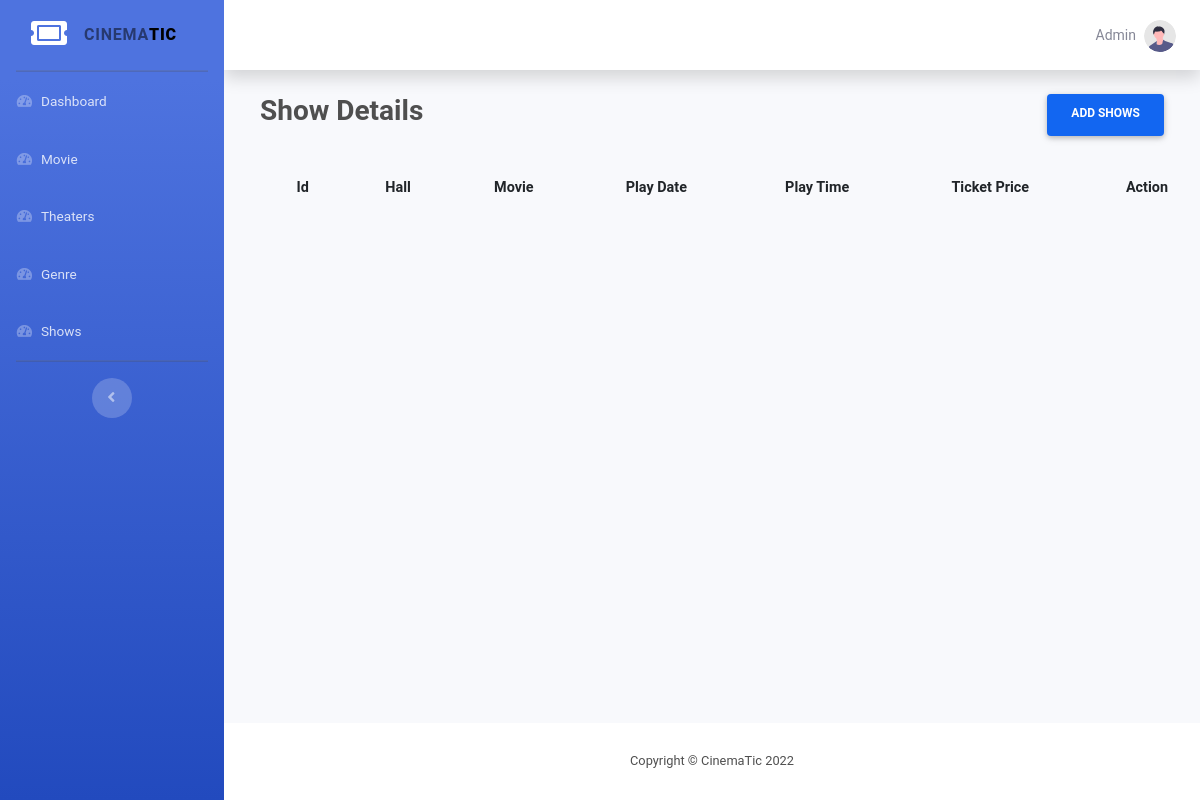
The page /admin/show/index.php (signed in) on the database as committed earlier.
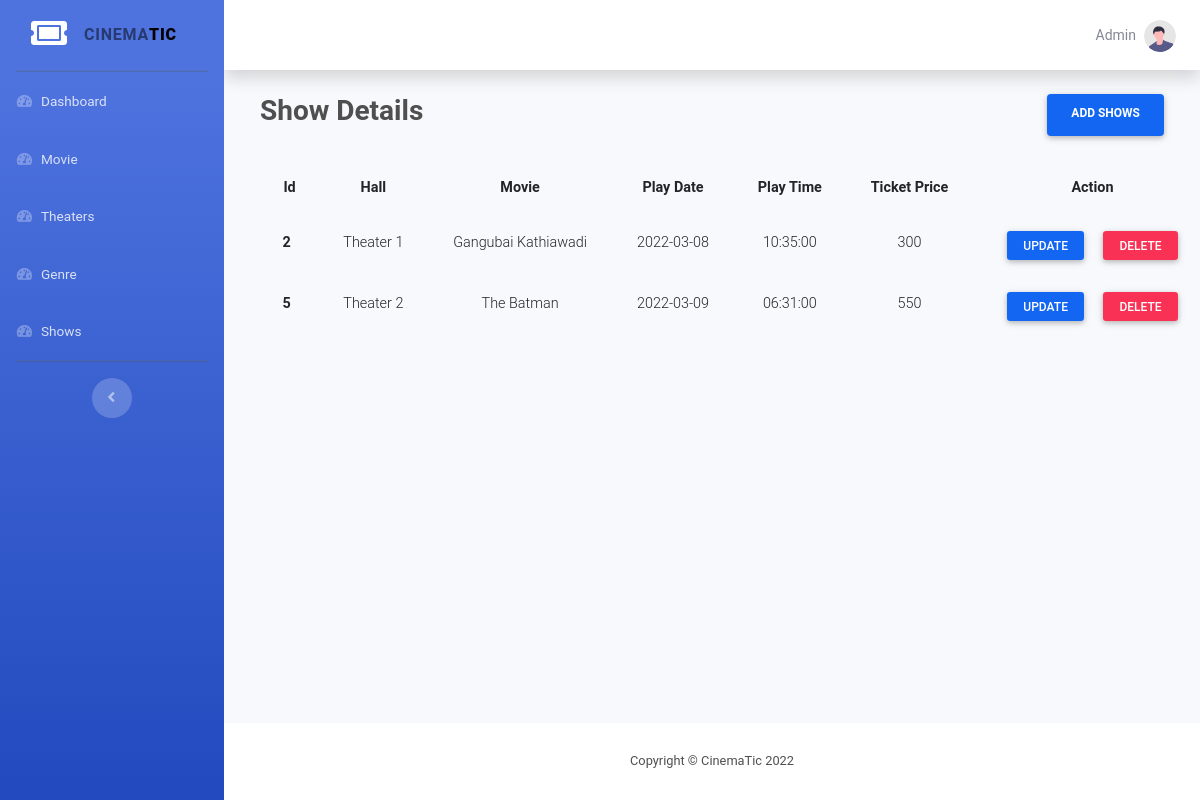
The same page on the database as committed later.
### tables this page shows
CREATE TABLE `shows` (
  `id` int(11) NOT NULL,
  `hall_id` int(11) NOT NULL,
  `movie_id` int(11) NOT NULL,
  `play_date` date NOT NULL,
  `play_time` time NOT NULL,
  `ticket_price` int(11) NOT NULL
);

CREATE TABLE `hall` (
  `id` int(11) NOT NULL,
  `name` varchar(30) NOT NULL,
  `total_seats` int(11) NOT NULL
);

CREATE TABLE `movie` (
  `id` int(11) NOT NULL,
  `name` varchar(100) NOT NULL,
  `language` varchar(10) NOT NULL,
  `release_date` date NOT NULL,
  `image` varchar(200) DEFAULT NULL,
  `image_cover` varchar(200) NOT NULL,
  `runtime` varchar(10) DEFAULT NULL
);

### admin/components/admin.php (called while the page is built, shortened)
<?php
include  __DIR__ . "/../../functions/db.php";
$page_url = "http://localhost/mtbs/admin/";

### functions/db.php (called while the page is built, shortened)
<?php
function pdo()
{
    $dbhost = "localhost";
    $dbname = "mtbs";
    $dbuser = "root";
    $dbpass = "";
    $options = [
        PDO::ATTR_DEFAULT_FETCH_MODE => PDO::FETCH_ASSOC
    ];
    $dsn = "mysql:host=" . $dbhost . ";dbname=" . $dbname;
    try {
        $pdo = new PDO($dsn, $dbuser, $dbpass, $options);
    } catch (PDOException $e) {
        die("Cannot Connect to Database: " . $e->getMessage());
    }
    return $pdo;
}
function where($table, $col, $opr, $val, $all = true)
{
    $pdo = pdo();
    $stmt = $pdo->prepare("SELECT * FROM $table WHERE $col $opr ?");
    $stmt->execute([$val]);
    return $stmt->fetch();
}
function all($table)
{
    $pdo = pdo();
    $stmt = $pdo->prepare("SELECT * FROM $table");
    $stmt->execute();
    return $stmt->fetchAll();
}

### admin/show/index.php (the view, shortened to what this page needs)
<?php
require_once __DIR__ . "/../components/admin.php";
$result = all('shows');
include  __DIR__ . "/../components/header.php";
include  __DIR__ . "/../components/sidebar.php";
?>
<div class="container-fluid">
    <div class="d-flex m-4 justify-content-between mb-4">
        <h3 class="font-weight-bold">Show Details</h3>
        <a href="./create.php" class="btn btn-primary px-4 font-weight-bold">Add shows</a>
    </div>
    <table class="table mx-4 table-responsive-md table-borderless">
        <thead>
            <tr>
                <th class="font-weight-bold text-center">Id</th>
                <th class="font-weight-bold text-center">Hall</th>
                <th class="font-weight-bold text-center">Movie</th>
                <th class="font-weight-bold text-center">Play Date</th>
                <th class="font-weight-bold text-center">Play Time</th>
                <th class="font-weight-bold text-center">Ticket Price</th>
                <th class="font-weight-bold text-center">Action</th>
            </tr>
        </thead>
        <tbody>
            <?php foreach ($result as $key) :
            ?>
                <tr>
                    <td class="font-weight-bold"><?php echo $key['id']; ?></td>
                    <td class="text-center"><?php
                                            $hall = where('hall', 'id', '=', $key['hall_id'], false);
                                            echo $hall['name'];
                                            ?>
                    </td>
                    <td class="text-center">
                        <?php
                        $movie = where('movie', 'id', '=', $key['movie_id'], false);
                        echo $movie['name'];
                        ?>
                    </td>
                    <td class="text-center"><?php
                                            echo $key['play_date'];
                                            ?></td>
                    <td class="text-center"><?php
                                            echo $key['play_time'];
                                            ?></td>
                    <td class="text-center"><?php
                                            echo $key['ticket_price']; ?></td>
                    <td class="text-center">
                        <a class="btn btn-primary btn-sm mx-2" href="./edit.php?id=<?php echo $key['id']; ?>">Update</a>
                        <a class="btn btn-danger btn-sm mx-2" onclick="confirmDelete(<?php echo $key['id']; ?>)" href="#!">Delete</a>
                    </td>
                </tr>
            <?php endforeach;  ?>
        </tbody>
    </table>
</div>
</div>
<?php include "../components/footer.php"; ?>

### admin/components/header.php (shortened to what this page needs)
<?php require_once "admin.php" ?>
<!DOCTYPE html>
<html lang="en">
<head>
    <link href="<?php echo $page_url ?>vendor/fontawesome-free/css/all.css" rel="stylesheet" type="text/css" />
    <link href="<?php echo $page_url ?>css/sb-admin-2.min.css" rel="stylesheet" />
    <link rel="stylesheet" href="<?php echo $page_url ?>css/mdb.min.css">
</head>
<body id="page-top">

### admin/components/sidebar.php (shortened to what this page needs)
<div id="wrapper">
    <ul class="navbar-nav bg-gradient-primary sidebar sidebar-dark accordion" id="accordionSidebar">
        <a class="sidebar-brand d-flex align-items-center justify-content-center" href="./index.php">
            <div class="sidebar-brand-icon">
                <i class="fas fa-ticket-alt"></i>
            </div>
            <div class="sidebar-brand-text mx-3 font-weight-bold text-black-50 ">CINEMA<span class="font-weight-bolder text-black ">TIC</span> </div>
        </a>
        <hr class="sidebar-divider my-0" />
        <li class="nav-item">
            <a class="nav-link" href="http://localhost/mtbs/admin/">
                <i class="fas fa-fw fa-tachometer-alt"></i>
                <span>Dashboard</span></a>
        </li>
        <li class="nav-item">
            <a class="nav-link" href="http://localhost/mtbs/admin/movie">
                <i class="fas fa-fw fa-tachometer-alt"></i>
                <span>Movie</span></a>
        </li>
        <li class="nav-item">
            <a class="nav-link" href="http://localhost/mtbs/admin/hall">
                <i class="fas fa-fw fa-tachometer-alt"></i>
                <span>Theaters</span></a>
        </li>
        <li class="nav-item">
            <a class="nav-link" href="http://localhost/mtbs/admin/genre">
                <i class="fas fa-fw fa-tachometer-alt"></i>
                <span>Genre</span></a>
        </li>
        <li class="nav-item">
            <a class="nav-link" href="http://localhost/mtbs/admin/show">
                <i class="fas fa-fw fa-tachometer-alt"></i>
                <span>Shows</span></a>
        </li>
        <hr class="sidebar-divider" />
        <div class="text-center d-none d-md-inline">
            <button class="rounded-circle border-0" id="sidebarToggle"></button>
        </div>
    </ul>
    <div id="content-wrapper" class="d-flex flex-column">
        <div id="content">
            <nav class="navbar navbar-expand navbar-light bg-white topbar mb-4 static-top shadow">
                <ul class="navbar-nav ml-auto">
                    <li class="nav-item dropdown no-arrow">
                        <a class="nav-link dropdown-toggle" href="#" id="userDropdown" role="button" data-toggle="dropdown" aria-haspopup="true" aria-expanded="false">
                            <span class="mr-2 d-none d-lg-inline text-gray-600 small">Admin</span>
                            <img class="img-profile rounded-circle" src="<?php echo $page_url ?>img/undraw_profile.svg" />
                        </a>
                    </li>
                </ul>
            </nav>

### admin/components/footer.php (shortened to what this page needs)
<footer class="sticky-footer bg-white">
    <div class="container my-auto">
        <div class="copyright text-center my-auto">
            <span>Copyright &copy; CinemaTic <?php echo date('Y') ?></span>
        </div>
    </div>
</footer>
</div>
</div>
</body>
</html>

Rows that differ between the two databases and show on the page:
added shows: id "2", hall.name "Theater 1", movie.name "Gangubai Kathiawadi", play_date "2022-03-08", play_time "10:35:00", ticket_price "300"
added shows: id "5", hall.name "Theater 2", movie.name "The Batman", play_date "2022-03-09", play_time "06:31:00", ticket_price "550"
